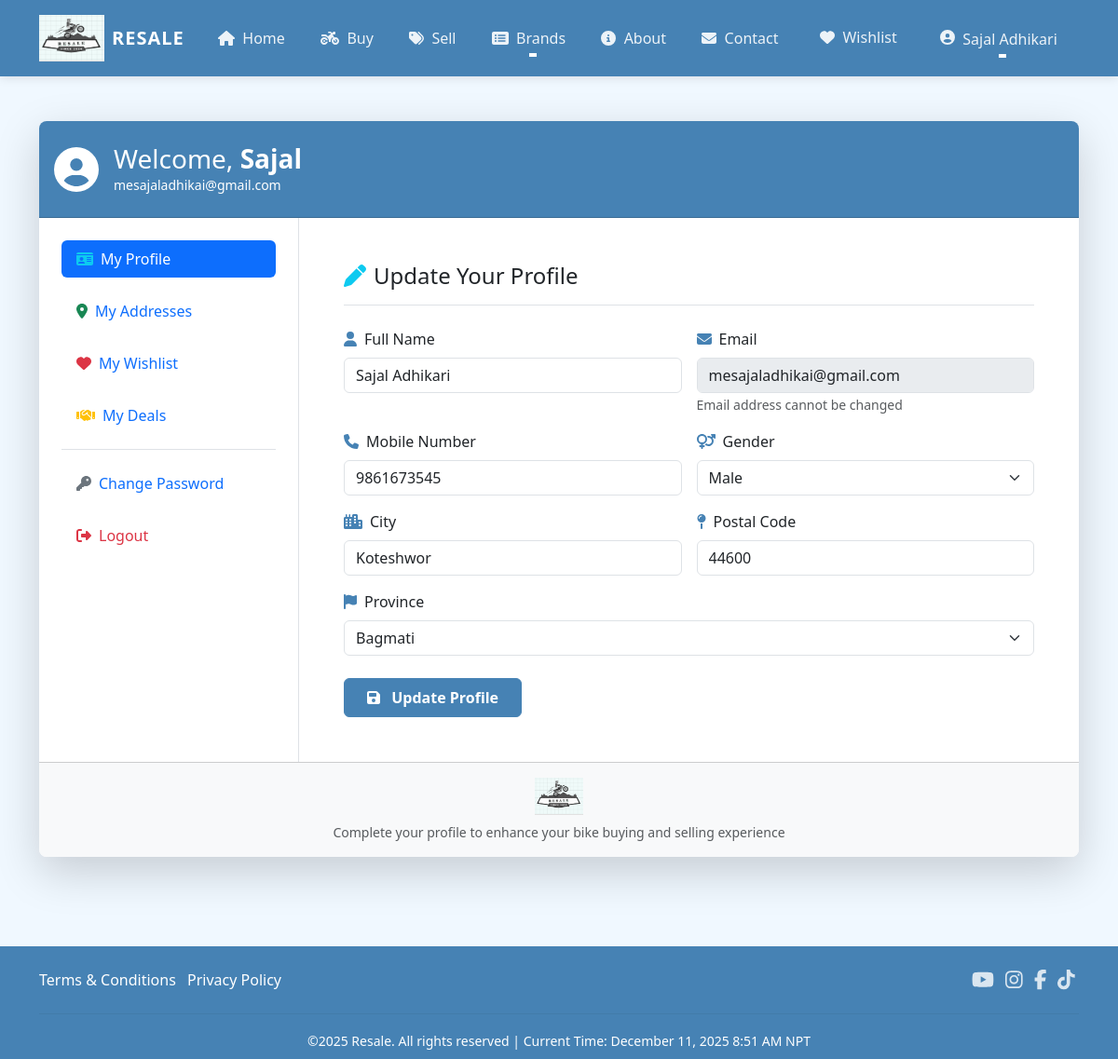
The app's page /profile/ (signed in) with its own data.
### proj/models.py (models this page shows, shortened)
class Customer(models.Model):
    user = models.ForeignKey(
        User,
        on_delete=models.CASCADE,
        related_name='customers'
    )
    name = models.CharField(
        max_length=200,
        verbose_name='Full Name'
    )
    gender = models.CharField(
        max_length=10,
        choices=GENDER_CHOICES,
        default='',
        verbose_name='Gender'
    )
    city = models.CharField(
        max_length=50,
        verbose_name='City'
    )
    state = models.CharField(
        choices=STATE_CHOICES,
        max_length=100,
        verbose_name='Province'
    )
    mobile = models.CharField(
        max_length=10,
        validators=[MinLengthValidator(10)],
        verbose_name='Mobile Number'
    )
    zipcode = models.CharField(
        max_length=10,
        verbose_name='Postal Code'
    )
    class Meta:
        verbose_name = 'Customer'
        verbose_name_plural = 'Customers'
        ordering = ['name']

### proj/views.py (the view, shortened to what this page needs)
# urls.py: path('profile/',views.ProfileView.as_view(),name='profile'),
@method_decorator(login_required, name='dispatch')
class ProfileView(View):
    def get(self, request):
        existing_profile = Customer.objects.filter(user=request.user).first()
        if existing_profile:
            form = CustomerProfileForm(instance=existing_profile)
            has_profile = True
        else:
            form = CustomerProfileForm(initial={
                'name': request.user.get_full_name() or request.user.username,
                'email': request.user.email
            })
            has_profile = False
        return render(request, 'proj/profile.html', {'form': form, 'has_profile': has_profile})

### proj/forms.py (shortened to what this page needs)
class CustomerProfileForm(forms.ModelForm):
    email = forms.EmailField(
        required=False,
        disabled=True,
        widget=forms.EmailInput(attrs={'class': 'form-control'})
    )
    class Meta:
        model = Customer
        fields = ['name', 'gender', 'city', 'state', 'mobile', 'zipcode']
        widgets = {
            'name': forms.TextInput(attrs={'class': 'form-control'}),
            'gender': forms.Select(attrs={'class': 'form-select'}),
            'city': forms.TextInput(attrs={'class': 'form-control'}),
            'state': forms.Select(attrs={'class': 'form-select'}),
            'mobile': forms.TextInput(attrs={'class': 'form-control'}),
            'zipcode': forms.TextInput(attrs={'class': 'form-control'}),
        }
    def __init__(self, *args, **kwargs):
        super().__init__(*args, **kwargs)
        if self.instance and hasattr(self.instance, 'user') and self.instance.user:
            self.fields['email'].initial = self.instance.user.email

### proj/context_processors.py (called while the page is built)
def timezone_context(request):
    nepal_timezone = pytz.timezone('Asia/Kathmandu')
    current_time = datetime.datetime.now(nepal_timezone)
    return {
        'nepal_time': current_time,
        'timezone_name': 'Nepal Standard Time (UTC+5:45)',
        'timezone_short': 'NPT',
    }

### proj/templates/proj/profile.html (shortened to what this page needs)
{% extends 'proj/base.html' %}
{% load static %}
{% block main-content %}
<div class="container py-5">
    <div class="row justify-content-center">
        <div class="col-lg-12">
            <div class="card border-0 shadow-lg rounded-3 overflow-hidden">
                <div class="card-header bg-primary text-white py-4">
                    <div class="d-flex align-items-center">
                        <div class="profile-icon me-3">
                            <i class="fas fa-user-circle fa-3x"></i>
                        </div>
                        <div>
                            <h3 class="mb-0">Welcome, <span class="text-capitalize fw-bold">{{request.user}}</span></h3>
                            <p class="mb-0 small">{{ request.user.email }}</p>
                        </div>
                    </div>
                </div>
                <div class="card-body p-0">
                    <div class="row g-0">
                        <div class="col-md-3 border-end">
                            <div class="nav flex-column nav-pills p-4" role="tablist">
                                <a class="nav-link active mb-3 d-flex align-items-center" href="{% url 'main:profile' %}">
                                    <i class="fas fa-id-card text-info me-2"></i> My Profile
                                </a>
                                <a class="nav-link mb-3 d-flex align-items-center" href="{% url 'main:address' %}">
                                    <i class="fas fa-map-marker-alt text-success me-2"></i> My Addresses
                                </a>
                                <a class="nav-link mb-3 d-flex align-items-center" href="{% url 'main:wishlist' %}">
                                    <i class="fas fa-heart text-danger me-2"></i> My Wishlist
                                </a>
                                <a class="nav-link mb-3 d-flex align-items-center" href="{% url 'main:my_deals' %}">
                                    <i class="fas fa-handshake text-warning me-2"></i> My Deals
                                </a>
                                <div class="mt-auto border-top pt-3 mt-3">
                                    <a class="nav-link mb-3 d-flex align-items-center" href="{% url 'main:passwordchange' %}">
                                        <i class="fas fa-key text-secondary me-2"></i> Change Password
                                    </a>
                                    <form method="post" action="{% url 'main:logout' %}" style="display: inline;">
                                        <button type="submit" class="nav-link text-danger border-0 bg-transparent w-100 text-start d-flex align-items-center">
                                            <i class="fas fa-sign-out-alt me-2"></i> Logout
                                        </button>
                                    </form>
                                </div>
                            </div>
                        </div>
                        <div class="col-md-9">
                            <div class="p-4 p-md-5">
                                <h4 class="mb-4 border-bottom pb-3">
                                    {% if has_profile %}
                                    <i class="fas fa-pen text-info me-2"></i>Update Your Profile
                                    {% else %}
                                    <i class="fas fa-plus-circle text-info me-2"></i>Create Your Profile
                                    {% endif %}
                                </h4>
                                <form method="post" class="row g-3">
                                    <div class="col-md-6">
                                        <label for="{{ form.name.id_for_label }}" class="form-label"><i class="fas fa-user text-primary me-2"></i>{{ form.name.label }}</label>
                                        {{ form.name }}
                                    </div>
                                    <div class="col-md-6">
                                        <label for="{{ form.email.id_for_label }}" class="form-label"><i class="fas fa-envelope text-primary me-2"></i>Email</label>
                                        {{ form.email }}
                                        <small class="form-text text-muted">Email address cannot be changed</small>
                                    </div>
                                    <div class="col-md-6">
                                        <label for="{{ form.mobile.id_for_label }}" class="form-label"><i class="fas fa-phone text-primary me-2"></i>{{ form.mobile.label }}</label>
                                        {{ form.mobile }}
                                    </div>
                                    <div class="col-md-6">
                                        <label for="{{ form.gender.id_for_label }}" class="form-label"><i class="fas fa-venus-mars text-primary me-2"></i>{{ form.gender.label }}</label>
                                        {{ form.gender }}
                                    </div>
                                    <div class="col-md-6">
                                        <label for="{{ form.city.id_for_label }}" class="form-label"><i class="fas fa-city text-primary me-2"></i>{{ form.city.label }}</label>
                                        {{ form.city }}
                                    </div>
                                    <div class="col-md-6">
                                        <label for="{{ form.zipcode.id_for_label }}" class="form-label"><i class="fas fa-map-pin text-primary me-2"></i>{{ form.zipcode.label }}</label>
                                        {{ form.zipcode }}
                                    </div>
                                    <div class="col-md-12">
                                        <label for="{{ form.state.id_for_label }}" class="form-label"><i class="fas fa-flag text-primary me-2"></i>{{ form.state.label }}</label>
                                        {{ form.state }}
                                    </div>
                                    <div class="col-12 mt-4">
                                        <button type="submit" class="btn btn-primary py-2 px-4 fw-bold">
                                            <i class="fas fa-save me-2"></i>
                                            {% if has_profile %}Update Profile{% else %}Save Profile{% endif %}
                                        </button>
                                    </div>
                                </form>
                            </div>
                        </div>
                    </div>
                </div>
                <div class="card-footer bg-light py-3 text-center">
                    <img src="{% static 'proj/images/logo.png' %}" alt="Resale Logo" height="40">
                    <p class="text-muted mb-0 small mt-2">Complete your profile to enhance your bike buying and selling experience</p>
                </div>
            </div>
        </div>
    </div>
</div>
{% endblock main-content %}

### proj/templates/proj/base.html (shortened to what this page needs)
<!DOCTYPE html>
{% load static %}
<html lang="en">
<head>
    <link href="https://cdn.jsdelivr.net/npm/bootstrap@5.3.5/dist/css/bootstrap.min.css" rel="stylesheet">
    <link rel="stylesheet" href="{% static 'proj/css/owl.carousel.min.css'%}"/>
    <link rel="stylesheet" href="{% static 'proj/css/all.min.css'%}"/>
    <link rel="stylesheet" href="{% static 'proj/css/style.css'%}"/>
</head>
<body>
  <nav class="navbar navbar-expand-lg navbar-dark bg-primary shadow-sm sticky-top">
    <div class="container">
      <a class="navbar-brand d-flex align-items-center" href="/">
        <img src="{%static 'proj/images/logo.png'%}" width="70" height="50" class="me-2"/>
        <span class="fw-bold d-none d-sm-inline">RESALE</span>
      </a>
      <div class="collapse navbar-collapse" id="navbarSupportedContent">
        <ul class="navbar-nav mx-auto mb-2 mb-lg-0">
          {% if request.user.is_authenticated %}
          <li class="nav-item">
            <a class="nav-link nav-item-hover px-3" href="/"><i class="fas fa-home me-1"></i> Home</a>
          </li>
          <li class="nav-item">
            <a class="nav-link nav-item-hover px-3" href="{% url 'main:buy_bikes' %}"><i class="fas fa-motorcycle me-1"></i> Buy</a>
          </li>
          <li class="nav-item">
            <a class="nav-link nav-item-hover px-3" href="{% url 'main:sell_bike' %}"><i class="fas fa-tags me-1"></i> Sell</a>
          </li>
          <li class="nav-item dropdown">
            <a class="nav-link dropdown-toggle nav-item-hover px-3" href="#" role="button" data-bs-toggle="dropdown" aria-expanded="false">
              <i class="fas fa-list-alt me-1"></i> Brands
            </a>
          </li>
          <li class="nav-item">
            <a class="nav-link nav-item-hover px-3" href="{% url 'main:about' %}"><i class="fas fa-info-circle me-1"></i> About</a>
          </li>
          <li class="nav-item">
            <a class="nav-link nav-item-hover px-3" href="{% url 'main:contact' %}"><i class="fas fa-envelope me-1"></i> Contact</a>
          </li>
          {% endif %}
        </ul>
        <ul class="navbar-nav ms-auto mb-2 mb-lg-0">
          {% if request.user.is_authenticated %}
          <li class="nav-item mx-1">
            {% with request.user.wishlist_set.count as wishlist_count %}
              <a href="{% url 'main:wishlist' %}" class="nav-link nav-item-hover px-3 position-relative">
                <i class="fas fa-heart me-1"></i> Wishlist
              </a>
            {% endwith %}
          </li>
          <li class="nav-item dropdown mx-1">
            <a class="nav-link dropdown-toggle nav-item-hover px-3" href="#" id="profileDropdown" role="button" data-bs-toggle="dropdown"
            aria-expanded="false">
              <i class="fas fa-user-circle me-1"></i>
              <span class="text-capitalize">{% if request.user.customers.first.name %}{{ request.user.customers.first.name }}{% else %}{{ request.user.username }}{% endif %}</span>
            </a>
          </li>
          {% endif %}
      </ul>
    </div>
  </nav>
  {% block main-content %}{% endblock main-content %}
  <footer class="footer-green mt-5 pt-4 pb-2 bg-primary text-white">
    <div class="container">
      <div class="row align-items-center">
        <div class="col-md-8 mb-3 mb-md-0">
          <ul class="list-inline mb-2">
            <li class="list-inline-item"><a href="{% url 'main:terms' %}" class="footer-link">Terms & Conditions</a></li>
            <li class="list-inline-item"><a href="{% url 'main:privacy' %}" class="footer-link">Privacy Policy</a></li>
          </ul>
        </div>
        <div class="col-md-4 text-md-end">
          <ul class="list-inline mb-2">
            <li class="list-inline-item mx-1"><a href="https://www.youtube.com/" target="_blank" class="footer-social"><i class="fab fa-youtube fa-lg"></i></a></li>
            <li class="list-inline-item mx-1"><a href="https://www.instagram.com/" target="_blank" class="footer-social"><i class="fab fa-instagram fa-lg"></i></a></li>
            <li class="list-inline-item mx-1"><a href="https://www.facebook.com/" target="_blank" class="footer-social"><i class="fab fa-facebook-f fa-lg"></i></a></li>
            <li class="list-inline-item mx-1"><a href="https://www.tiktok.com/" target="_blank" class="footer-social"><i class="fab fa-tiktok fa-lg"></i></a></li>
          </ul>
        </div>
      </div>
      <hr style="border-color: #366488;">
      <div class="row">
        <div class="col-12 text-center">
          <small>&copy;2025 Resale. All rights reserved | Current Time: {{ nepal_time|date:"F j, Y" }} {{ nepal_time|time:"g:i A" }} {{ timezone_short }}</small>
        </div>
      </div>
    </div>
  </footer>
</body>
</html>

### proj/templates/proj/base.html (style rules this page uses)
:root { --bs-primary: #4682B4; --bs-primary-rgb: 70, 130, 180; }
.bg-primary { background-color: var(--bs-primary) !important; }
.text-primary { color: var(--bs-primary) !important; }
.btn-primary { background-color: var(--bs-primary); border-color: var(--bs-primary); }
.nav-item-hover { color: rgba(255, 255, 255, 0.9) !important; transition: all 0.3s ease; }
.navbar-nav .nav-item .nav-link .text-capitalize { max-width: 120px; white-space: nowrap; overflow: hidden; text-overflow: ellipsis; display: inline-block; vertical-align: middle; }
.footer-green { background: var(--bs-primary) !important; }
.footer-green hr { border-color: #366488; }
.navbar { padding-top: 0.7rem; padding-bottom: 0.7rem; box-shadow: 0 2px 10px rgba(0,0,0,0.1) !important; }
.navbar-brand { font-weight: 700; letter-spacing: 1px; }
.nav-item-hover { position: relative; margin: 0 0.2rem; transition: all 0.3s ease; border-radius: 5px; }
.nav-item-hover::after { content: ''; position: absolute; width: 0; height: 2px; background: #fff; bottom: 0; left: 50%; transform: translateX(-50%); transition: width 0.3s; }
.footer-green { background: var(--bs-primary) !important; color: #fff; }
.footer-link { color: #fff; text-decoration: none; transition: color 0.2s ease; }
.footer-social { color: #fff; opacity: 0.8; transition: opacity 0.2s ease; }
body { background-color: #f0f8ff; }

### proj/templates/proj/profile.html (style rules this page uses)
.card { transition: transform 0.3s; }
.nav-link { transition: all 0.3s; border-radius: 8px; }
.nav-link:hover, .nav-link.active { background-color: var(--bs-primary); color: white; }

### records on screen
Customer: name "Sajal Adhikari", mobile "9861673545", gender "Male", city "Koteshwor", zipcode "44600", state "Bagmati"

### other values on screen
{{ request.user.customers.first.name }} "Sajal Adhikari"
{{ request.user }} "Sajal"
{{ request.user.email }} "mesajaladhikai@gmail.com"
{{ timezone_short }} "NPT"
